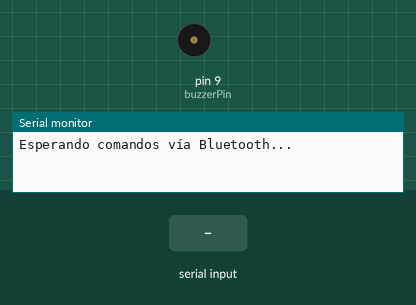
Simulated run of this sketch. Board: Arduino Uno, built with avr-gcc and run on an emulated ATmega328P. Shown: buzzer (waves = sounding, pin HIGH), the last lines printed to the serial monitor. Inputs (shaded band) come from the test bench.

Above: at 1.2 s.
1.3 s: "1" received over the second serial link
At 2.1 s:
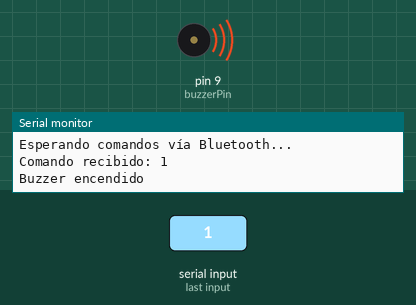
2.8 s: "0" received over the second serial link
At 3.3 s:
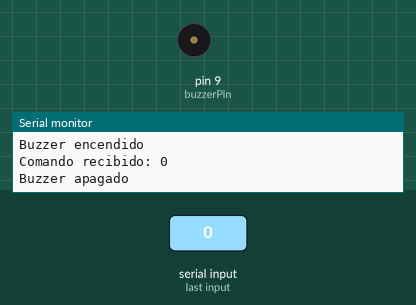
Timing chart, 0 to 5.8 s (numbered marks = the images above; inputs shaded):
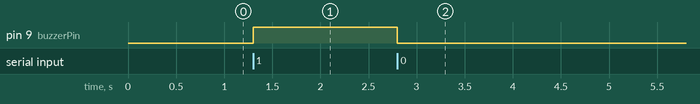

Measured:
- after the input at 1.3 s, pin 9 (buzzerPin): LOW → HIGH at once
- after the input at 2.8 s, pin 9 (buzzerPin): HIGH → LOW at once

The sketch:

amazing_allis1.ino
```cpp
#include <SoftwareSerial.h>

// Configura los pines para la comunicación con el módulo Bluetooth
SoftwareSerial BTSerial(10, 11);  // RX, TX

// Define el pin del buzzer
int buzzerPin = 9;
int modulo = 12;
void setup() {
  // Inicia la comunicación serie
  Serial.begin(9600);        // Comunicación con el monitor serie
  BTSerial.begin(9600);      // Comunicación con el módulo Bluetooth

  // Configura el pin del buzzer como salida
  pinMode(buzzerPin, OUTPUT);

  // Apaga el buzzer al inicio
  digitalWrite(buzzerPin, LOW);

  // Mensaje de inicio
  Serial.println("Esperando comandos vía Bluetooth...");
}

void loop() {
  // Si se recibe un dato desde el módulo Bluetooth
  if (BTSerial.available()) {
    char command = BTSerial.read();  // Lee el comando enviado por Bluetooth

    // Imprime el comando en el monitor serie
    Serial.print("Comando recibido: ");
    Serial.println(command);

    // Si el comando es '1', enciende el buzzer
    if (command == '1') {
      digitalWrite(buzzerPin, HIGH);  // Enciende el buzzer
      Serial.println("Buzzer encendido");
    }
    // Si el comando es '0', apaga el buzzer
    else if (command == '0') {
      digitalWrite(buzzerPin, LOW);   // Apaga el buzzer
      Serial.println("Buzzer apagado");
    }
  }
}
```
